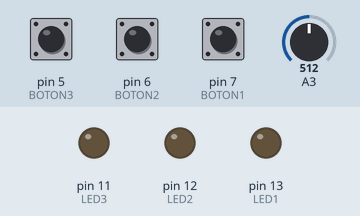
The sketch below on a simulated Arduino Uno, built with avr-gcc and run on an emulated ATmega328P. On the bench: output pins drawn as LEDs (lit = HIGH). Inputs (shaded band) come from the test bench; at power-on: pin 5 (BOTON3) LOW, pin 6 (BOTON2) LOW, pin 7 (BOTON1) LOW, A3 = 512. What the sketch prints to the serial monitor is not drawn.

Above: at 1.2 s.
1.3 s: pin 5 (BOTON3) pulled HIGH for 0.15 s
At 1.9 s:
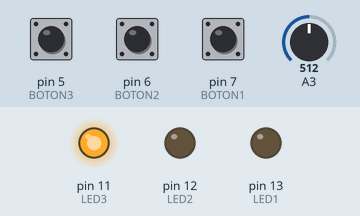
2.9 s: pin 6 (BOTON2) pulled HIGH for 0.15 s
At 3.2 s:
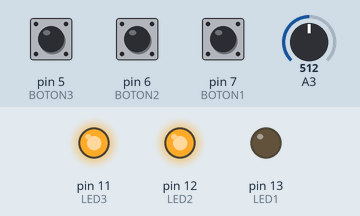
Timing chart, 0 to 5.9 s (numbered marks = the images above; inputs shaded):
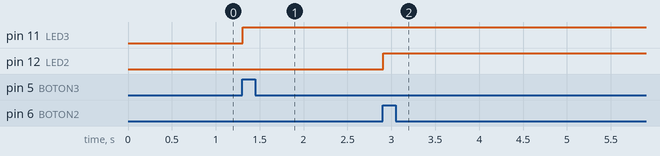

Measured:
- after the input at 1.3 s, pin 11 (LED3): LOW → HIGH at once
- after the input at 2.9 s, pin 12 (LED2): LOW → HIGH at once

The sketch:

CodigoArduino1.ino
```cpp
// Práctica encender y apagar un LED a través de botón pulsador
const int LED1=13;
const int BOTON1=7;
const int LED2=12;
const int BOTON2=6;
const int LED3=11;
const int BOTON3=5;
int val;
int val2;
int val3 =0;

void setup(){
Serial.begin(9600);
pinMode(LED1,OUTPUT);
pinMode(BOTON1,INPUT);
pinMode(LED2,OUTPUT);
pinMode(BOTON2,INPUT);
pinMode(LED3,OUTPUT);
pinMode(BOTON3,INPUT);
}
void loop(){
  val3 =analogRead(3);
  Serial.println(val3);
  delay(100);
val=digitalRead(BOTON1);
if  (val2==HIGH){
digitalWrite(LED1,HIGH);
}
val=digitalRead(BOTON2);
if  (val==HIGH){
digitalWrite(LED2,HIGH);
}
val=digitalRead(BOTON3);
if  (val==HIGH){
digitalWrite(LED3,HIGH);
}

//else{ digitalWrite(LED,LOW);
//}
}
```
